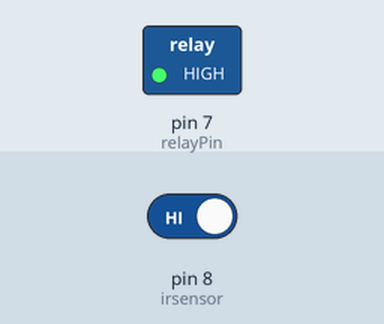
Simulated run of this sketch. Board: Arduino Uno, built with avr-gcc and run on an emulated ATmega328P. Shown: switched loads named in the sketch (green lamp = pin HIGH). Inputs (shaded band) come from the test bench; at power-on: pin 8 (irsensor) HIGH.

Above: at 1.2 s.
1.3 s: pin 8 (irsensor) driven LOW
At 2.3 s:
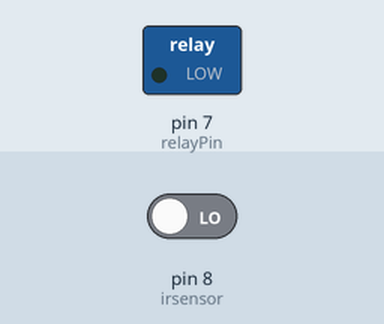
2.8 s: pin 8 (irsensor) driven HIGH
At 3.4 s:
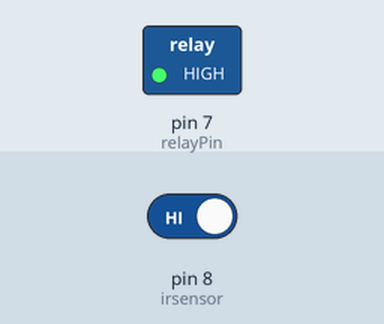
Timing chart, 0 to 5.8 s (numbered marks = the images above; inputs shaded):
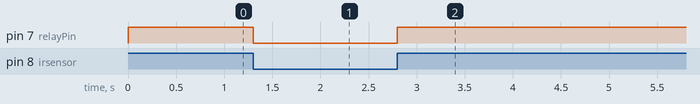

Measured:
- after the input at 1.3 s, pin 7 (relayPin): HIGH → LOW at once
- after the input at 2.8 s, pin 7 (relayPin): LOW → HIGH at once

The sketch:

irwithrelay.ino
```cpp
#define irsensor 8
int relayPin=7;
void setup() {
  pinMode(relayPin,OUTPUT);
  digitalWrite(relayPin,LOW);

}

void loop() {
  int ir=digitalRead(irsensor);
  if(ir==LOW){
    Serial.print("not ir detected");
    digitalWrite(relayPin,LOW);
  }
  else{
    Serial.print("detected");
    digitalWrite(relayPin,HIGH);
  }

}
```
